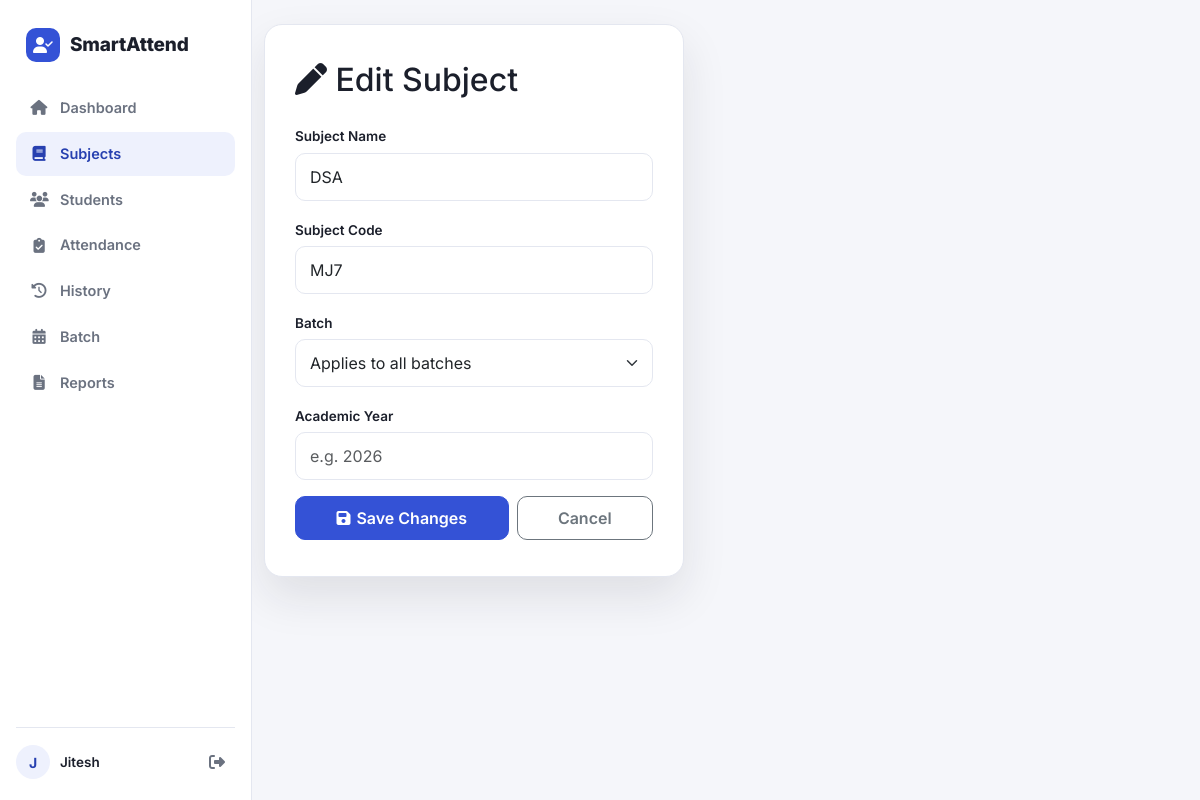
The page /subjects/edit/1 (signed in) on the database its author committed.
### backend/models/user.py (models this page shows, shortened)
class User(UserMixin, db.Model):
    __tablename__ = "users"
    id = db.Column(
        db.Integer,
        primary_key=True
    )
    name = db.Column(
        db.String(100),
        nullable=False
    )
    email = db.Column(
        db.String(255),
        unique=True,
        nullable=False,
        index=True
    )
    password_hash = db.Column(
        db.String(255),
        nullable=False
    )
    is_verified = db.Column(
        db.Boolean,
        default=False,
        nullable=False
    )
    verification_token = db.Column(
        db.String(255),
        unique=True,
        nullable=True
    )
    verification_token_expiry = db.Column(
        db.DateTime(timezone=True),
        nullable=True
    )
    reset_token = db.Column(
        db.String(255),
        unique=True,
        nullable=True
    )
    reset_token_expiry = db.Column(
        db.DateTime(timezone=True),
        nullable=True
    )
    api_token = db.Column(
        db.String(255),
        unique=True,
        nullable=True,
        index=True
    )
    created_at = db.Column(
        db.DateTime(timezone=True),
        default=lambda: datetime.now(timezone.utc),
        nullable=False
    )
    students = db.relationship(
        "Student",
        back_populates="owner",
        cascade="all, delete-orphan"
    )
    subjects = db.relationship(
        "Subject",
        back_populates="owner",
        cascade="all, delete-orphan"
    )
    attendances = db.relationship(
        "Attendance",
        back_populates="owner",
        cascade="all, delete-orphan"
    )
    batches = db.relationship(
        "Batch",
        back_populates="owner",
        cascade="all, delete-orphan"
    )

### backend/models/subject.py (models this page shows, shortened)
class Subject(db.Model):
    __tablename__ = "subjects"
    id = db.Column(
        db.Integer,
        primary_key=True
    )
    user_id = db.Column(
        db.Integer,
        db.ForeignKey("users.id"),
        nullable=False
    )
    name = db.Column(
        db.String(100),
        nullable=False
    )
    code = db.Column(
        db.String(50),
        nullable=True
    )
    batch_id = db.Column(
        db.Integer,
        db.ForeignKey(
            "batches.id",
            ondelete="SET NULL"
        ),
        nullable=True,
        index=True
    )
    batch = db.relationship(
        "Batch",
        back_populates="subjects"
    )
    academic_year = db.Column(
        db.Integer,
        nullable=True
    )
    created_at = db.Column(
        db.DateTime(timezone=True),
        default=lambda: datetime.now(timezone.utc),
        nullable=False
    )
    owner = db.relationship(
        "User",
        back_populates="subjects"
    )
    attendances = db.relationship(
        "Attendance",
        back_populates="subject",
        cascade="all, delete-orphan"
    )
    __table_args__ = (
        db.UniqueConstraint(
            "user_id",
            "name",
            name="unique_subject_per_user"
        ),
    )

### backend/routes/subjects.py (the view, shortened to what this page needs)
@subject_bp.route("/edit/<int:subject_id>", methods=["GET", "POST"])
@login_required
def edit_subject(subject_id):
    subject = Subject.query.filter_by(
        id=subject_id,
        user_id=current_user.id
    ).first_or_404()
    if request.method == "GET":
        return render_template(
            "edit_subject.html",
            subject=subject,
            batches=_user_batches()
        )

### backend/routes/subjects.py (called while the page is built)
def _user_batches():
    return Batch.query.filter_by(
        user_id=current_user.id
    ).order_by(Batch.created_at.asc()).all()

### frontend/templates/edit_subject.html (shortened to what this page needs)
{% extends "base.html" %}
{% block content %}
<div class="container py-4">
    <div class="auth-card">
        <h2 class="mb-4">
            <i class="fa-solid fa-pen"></i>
            Edit Subject
        </h2>
        <form method="POST" action="{{ url_for('subjects.edit_subject', subject_id=subject.id) }}">
            <div class="mb-3">
                <label class="form-label">Subject Name</label>
                <input type="text" name="name" class="form-control" value="{{ subject.name }}" required>
            </div>
            <div class="mb-3">
                <label class="form-label">Subject Code</label>
                <input type="text" name="code" class="form-control" value="{{ subject.code or '' }}">
            </div>
            <div class="mb-3">
                <label class="form-label">Batch</label>
                <select name="batch_id" class="form-select">
                    <option value="">Applies to all batches</option>
                </select>
            </div>
            <div class="mb-3">
                <label class="form-label">Academic Year</label>
                <input type="number" name="academic_year" class="form-control"
                       value="{{ subject.academic_year or '' }}" placeholder="e.g. 2026" min="1900" max="2200">
            </div>
            <div class="d-flex flex-column flex-sm-row gap-2 mt-2">
                <button type="submit" class="btn btn-primary flex-fill">
                <i class="fa-solid fa-save"></i>
                Save Changes
            </button>
                <a href="{{ url_for('subjects.list_subjects') }}" class="btn btn-outline-secondary flex-fill">
                Cancel
            </a>
            </div>
        </form>
    </div>
</div>
{% endblock %}

### frontend/templates/base.html (shortened to what this page needs)
<!DOCTYPE html>
<html lang="en">
<head>
    <link href="https://cdn.jsdelivr.net/npm/bootstrap@5.3.6/dist/css/bootstrap.min.css" rel="stylesheet">
    <link rel="stylesheet"
          href="https://cdnjs.cloudflare.com/ajax/libs/font-awesome/6.7.2/css/all.min.css">
    <link rel="stylesheet"
          href="{{ url_for('static', filename='css/style.css') }}">
</head>
<body class="{% if current_user.is_authenticated %}has-app-shell{% endif %}">
    {% if current_user.is_authenticated %}
    <aside class="app-sidebar d-none d-lg-flex flex-column">
        <a href="{{ url_for('dashboard.dashboard') }}" class="sidebar-brand">
            <span class="sidebar-brand-mark"><i class="fa-solid fa-user-check"></i></span>
            <span class="sidebar-brand-text">SmartAttend</span>
        </a>
        <nav class="sidebar-nav">
            <a href="{{ url_for('dashboard.dashboard') }}"
               class="sidebar-link {% if request.endpoint == 'dashboard.dashboard' %}active{% endif %}">
                <i class="fa-solid fa-house"></i> <span>Dashboard</span>
            </a>
            <a href="{{ url_for('subjects.list_subjects') }}"
               class="sidebar-link {% if request.blueprint == 'subjects' %}active{% endif %}">
                <i class="fa-solid fa-book"></i> <span>Subjects</span>
            </a>
            <a href="{{ url_for('students.student_list') }}"
               class="sidebar-link {% if request.blueprint == 'students' %}active{% endif %}">
                <i class="fa-solid fa-users"></i> <span>Students</span>
            </a>
            <a href="{{ url_for('attendance.mark_attendance') }}"
               class="sidebar-link {% if request.endpoint == 'attendance.mark_attendance' %}active{% endif %}">
                <i class="fa-solid fa-clipboard-check"></i> <span>Attendance</span>
            </a>
            <a href="{{ url_for('attendance.history') }}"
               class="sidebar-link {% if request.endpoint == 'attendance.history' %}active{% endif %}">
                <i class="fa-solid fa-clock-rotate-left"></i> <span>History</span>
            </a>
            <a href="{{ url_for('batches.list_batches') }}"
               class="sidebar-link {% if request.blueprint == 'batches' %}active{% endif %}">
                <i class="fa-solid fa-calendar-days"></i> <span>Batch</span>
            </a>
            <a href="{{ url_for('reports.reports_page') }}"
               class="sidebar-link {% if request.blueprint == 'reports' %}active{% endif %}">
                <i class="fa-solid fa-file-lines"></i> <span>Reports</span>
            </a>
        </nav>
        <div class="sidebar-footer">
            <div class="sidebar-user">
                <span class="sidebar-user-avatar">{{ current_user.name[0]|upper }}</span>
                <span class="sidebar-user-name">{{ current_user.name }}</span>
            </div>
            <a href="{{ url_for('auth.logout') }}" class="sidebar-logout" title="Logout">
                <i class="fa-solid fa-right-from-bracket"></i>
            </a>
        </div>
    </aside>
    {% endif %}
    <main class="{% if current_user.is_authenticated %}app-main{% endif %}">
        {% block content %}
        {% endblock %}
    </main>
</body>
</html>

### frontend/static/css/style.css (style rules this page uses)
:root { --sa-primary:#3452D6; --sa-primary-dark:#2740B0; --sa-primary-light:#EEF1FD; --sa-ink:#1B1F2B; --sa-muted:#6B7280; --sa-bg:#F5F6FA; --sa-surface:#FFFFFF; --sa-border:#E4E7F0; --sa-success:#1F9D6E; --sa-success-light:#E7F6EF; --sa-danger:#E0473F; --sa-danger-light:#FDECEB; --sa-warning:#DB9A2C; --sa-warning-light:#FCF3E3; --sa-radius-lg:18px; --sa-radius:14px; --sa-radius-sm:10px; --sa-sidebar-w:252px; --sa-bottomnav-h:60px; --sa-topbar-h:56px; --safe-top:env(safe-area-inset-top, 0px); --safe-bottom:env(safe-area-inset-bottom, 0px); --safe-left:env(safe-area-inset-left, 0px); --safe-right:env(safe-area-inset-right, 0px); }
* { box-sizing:border-box; }
body { margin:0; padding:0; font-family:'Inter', -apple-system, BlinkMacSystemFont, 'Segoe UI', Roboto, sans-serif; background:var(--sa-bg); color:var(--sa-ink); -webkit-tap-highlight-color:transparent; }
a { text-decoration:none; }
.app-main { min-height:100vh; padding-bottom:24px; }
@media (min-width:992px) { .app-main { margin-left:var(--sa-sidebar-w); } }
.app-sidebar { position:fixed; top:0; left:0; bottom:0; width:var(--sa-sidebar-w); background:var(--sa-surface); border-right:1px solid var(--sa-border); padding:20px 16px; z-index:1030; }
.sidebar-brand { display:flex; align-items:center; gap:10px; padding:8px 10px 24px; font-weight:800; font-size:19px; color:var(--sa-ink); letter-spacing:-0.01em; }
.sidebar-brand-mark { width:34px; height:34px; border-radius:10px; background:var(--sa-primary); color:#fff; display:flex; align-items:center; justify-content:center; font-size:16px; flex-shrink:0; }
.sidebar-nav { display:flex; flex-direction:column; gap:2px; }
.sidebar-link { display:flex; align-items:center; gap:12px; padding:11px 14px; border-radius:var(--sa-radius-sm); color:var(--sa-muted); font-weight:600; font-size:14.5px; transition:background .15s ease, color .15s ease; }
.sidebar-link i { width:18px; text-align:center; font-size:15px; }
.sidebar-link.active { background:var(--sa-primary-light); color:var(--sa-primary-dark); }
.sidebar-footer { margin-top:auto; padding-top:16px; border-top:1px solid var(--sa-border); display:flex; align-items:center; gap:10px; position:absolute; bottom:20px; left:16px; right:16px; }
.sidebar-user { display:flex; align-items:center; gap:10px; flex:1; min-width:0; }
.sidebar-user-avatar { width:34px; height:34px; border-radius:50%; background:var(--sa-primary-light); color:var(--sa-primary-dark); display:flex; align-items:center; justify-content:center; font-weight:700; font-size:14px; flex-shrink:0; }
.sidebar-user-name { font-weight:600; font-size:13.5px; white-space:nowrap; overflow:hidden; text-overflow:ellipsis; }
.sidebar-logout { width:36px; height:36px; border-radius:var(--sa-radius-sm); display:flex; align-items:center; justify-content:center; color:var(--sa-muted); flex-shrink:0; transition:background .15s ease, color .15s ease; }
.btn { border-radius:var(--sa-radius-sm); font-weight:600; min-height:44px; display:inline-flex; align-items:center; justify-content:center; gap:6px; }
.btn-primary { background:var(--sa-primary); border-color:var(--sa-primary); }
.form-control, .form-select { border-radius:var(--sa-radius-sm); padding:11px 14px; border:1px solid var(--sa-border); min-height:44px; }
.form-label { font-weight:600; font-size:13.5px; color:var(--sa-ink); margin-bottom:6px; }
.auth-card { width:100%; max-width:420px; background:var(--sa-surface); border-radius:var(--sa-radius-lg); padding:36px 30px; box-shadow:0 20px 45px rgba(27,31,43,0.10); border:1px solid var(--sa-border); }

### rows shown on the page
User: name "J", name "Jitesh"
Subject: name "DSA", code "MJ7"
